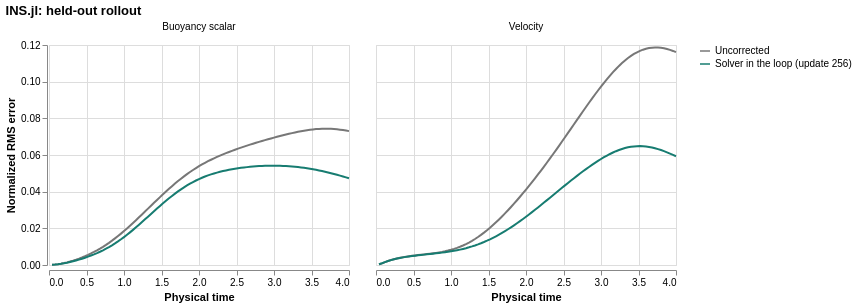

This figure's Vega-Lite source:
### Vega-Lite specification from a JSON file in a GitHub repository (floating-point values rounded to 4 significant figures; data arrays with more than 128 entries replaced by an {"elided": "..."} marker saying what was removed)
{"config": {"view": {"continuousWidth": 300, "continuousHeight": 300}}, "data": {"name": "data-87d6ec54848b920a7d698af76e66560d"}, "facet": {"column": {"field": "field", "title": null, "type": "nominal"}}, "spec": {"mark": {"type": "line"}, "encoding": {"color": {"field": "method", "scale": {"domain": ["Uncorrected", "Solver in the loop (update 256)"], "range": ["#777777", "#177c71"]}, "title": null, "type": "nominal"}, "tooltip": [{"field": "method", "type": "nominal"}, {"field": "field", "type": "nominal"}, {"field": "time", "type": "quantitative"}, {"field": "error", "format": ".5g", "type": "quantitative"}], "x": {"field": "time", "title": "Physical time", "type": "quantitative"}, "y": {"field": "error", "scale": {"zero": true}, "title": "Normalized RMS error", "type": "quantitative"}}, "height": 220, "width": 300}, "title": "INS.jl: held-out rollout", "$schema": "https://vega.github.io/schema/vega-lite/v6.4.1.json", "datasets": {"data-87d6ec54848b920a7d698af76e66560d": {"elided": "400 records"}}, "usermeta": {"renderer": "svg"}}
